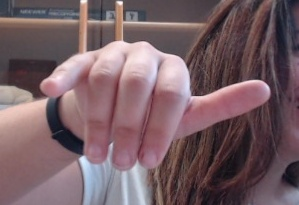
#> input picture handkeypoint_reg/handpose_x-master/image/image_2021-02-04_20-05-49.jpg, 299 x 205 px, given as the content of the folder ./datasets/train/, which was not available
$ python read_datasets.py
#> lines starting #> are read from the running program, lines starting #| are printed output that depends on the picture
#-*-coding:utf-8-*-
# date:2020-02-08
# author: Eric.Lee
# function: read datasets label files

import os
import cv2
import numpy as np
import xml.etree.cElementTree as ET
import time

def plot_one_box(x, img, color=None, label=None, line_thickness=None):
    # Plots one bounding box on image img
    tl = line_thickness or round(0.002 * max(img.shape[0:2])) + 1  # line thickness
    color = color or [random.randint(0, 255) for _ in range(3)]# color
    c1, c2 = (int(x[0]), int(x[1])), (int(x[2]), int(x[3]))
    cv2.rectangle(img, c1, c2, color, thickness=tl)
    if label:
        tf = max(tl - 2, 1)  # font thickness
        t_size = cv2.getTextSize(label, 0, fontScale=tl / 3, thickness=tf)[0] # label size
        c2 = c1[0] + t_size[0], c1[1] - t_size[1] - 3 # 字体的bbox
        cv2.rectangle(img, c1, c2, color, -1)  # filled rectangle
        cv2.putText(img, label, (c1[0], c1[1] - 2), 0, tl / 4, [225, 255, 255],\
        thickness=tf, lineType=cv2.LINE_AA)

def get_xml_msg(path):
    list_x = []
    tree=ET.parse(path)# 解析 xml 文件
    root=tree.getroot()
    for Object in root.findall('object'):
        name=Object.find('name').text
        #----------------------------
        bndbox=Object.find('bndbox')
        xmin= np.float32((bndbox.find('xmin').text))
        ymin= np.float32((bndbox.find('ymin').text))
        xmax= np.float32((bndbox.find('xmax').text))
        ymax= np.float32((bndbox.find('ymax').text))
        bbox = int(xmin),int(ymin),int(xmax),int(ymax)
        xyxy = xmin,ymin,xmax,ymax
        list_x.append((name,xyxy))
    return list_x

if __name__ == "__main__":
    path = "./datasets/train/"
    idx = 0
    data_dict = {} # 统计每一类的个数

    for doc_ in os.listdir(path):# 遍历文件夹 文件
        for f_ in os.listdir(path + doc_):
            if ".jpg" not in f_:
                continue
            img_ = cv2.imread(path +doc_+"/"+ f_)
#> img_ is the input picture: shape (205, 299, 3); mean B, G, R 101.2, 95.3, 119.2

            idx += 1
            print('%s) '%(idx)+f_)
            cv2.putText(img_, ('index : ' + str(idx)), (5,img_.shape[0]-5),cv2.FONT_HERSHEY_PLAIN, 1.8, (255, 255, 0), 6)
            cv2.putText(img_, ('index : ' + str(idx)), (5,img_.shape[0]-5),cv2.FONT_HERSHEY_PLAIN, 1.8, (255, 60, 255), 2)
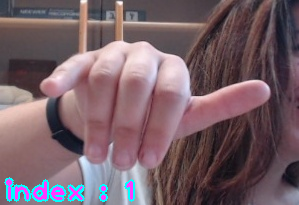
#> img_: shape (205, 299, 3); mean B, G, R 104, 96.5, 118.4

            xml_ =  path + doc_+"/"+f_.replace(".jpg",".xml").replace(".png",".xml")

#> (the run stopped early here; a loop or call above may not have finished)

$ run again, on handkeypoint_reg/handpose_x-master/image/image_2021-02-04_20-06-05.jpg
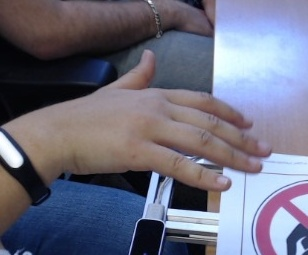
#> input picture handkeypoint_reg/handpose_x-master/image/image_2021-02-04_20-06-05.jpg, 308 x 255 px, given as the content of the folder ./datasets/train/, which was not available
#> img_ is the input picture: shape (255, 308, 3); mean B, G, R 126.5, 108.9, 108.4
#> `cv2.putText(img_, ('index : ' + str(idx)), (5,img_.shape[0]-5),cv2.FON..`:
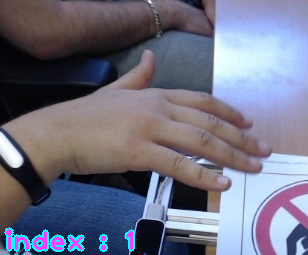
#> img_: shape (255, 308, 3); mean B, G, R 129.8, 111.4, 109.9

$ run again, on handkeypoint_reg/handpose_x-master/image/image_2021-02-04_20-06-13.jpg
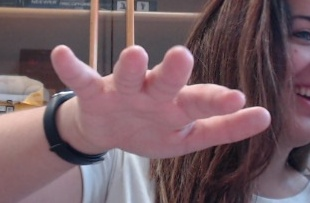
#> input picture handkeypoint_reg/handpose_x-master/image/image_2021-02-04_20-06-13.jpg, 310 x 203 px, given as the content of the folder ./datasets/train/, which was not available
#> img_ is the input picture: shape (203, 310, 3); mean B, G, R 100.9, 94.3, 119.1
#> `cv2.putText(img_, ('index : ' + str(idx)), (5,img_.shape[0]-5),cv2.FON..`:
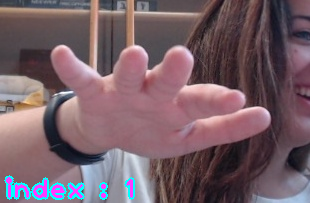
#> img_: shape (203, 310, 3); mean B, G, R 103.7, 95.5, 118.4
